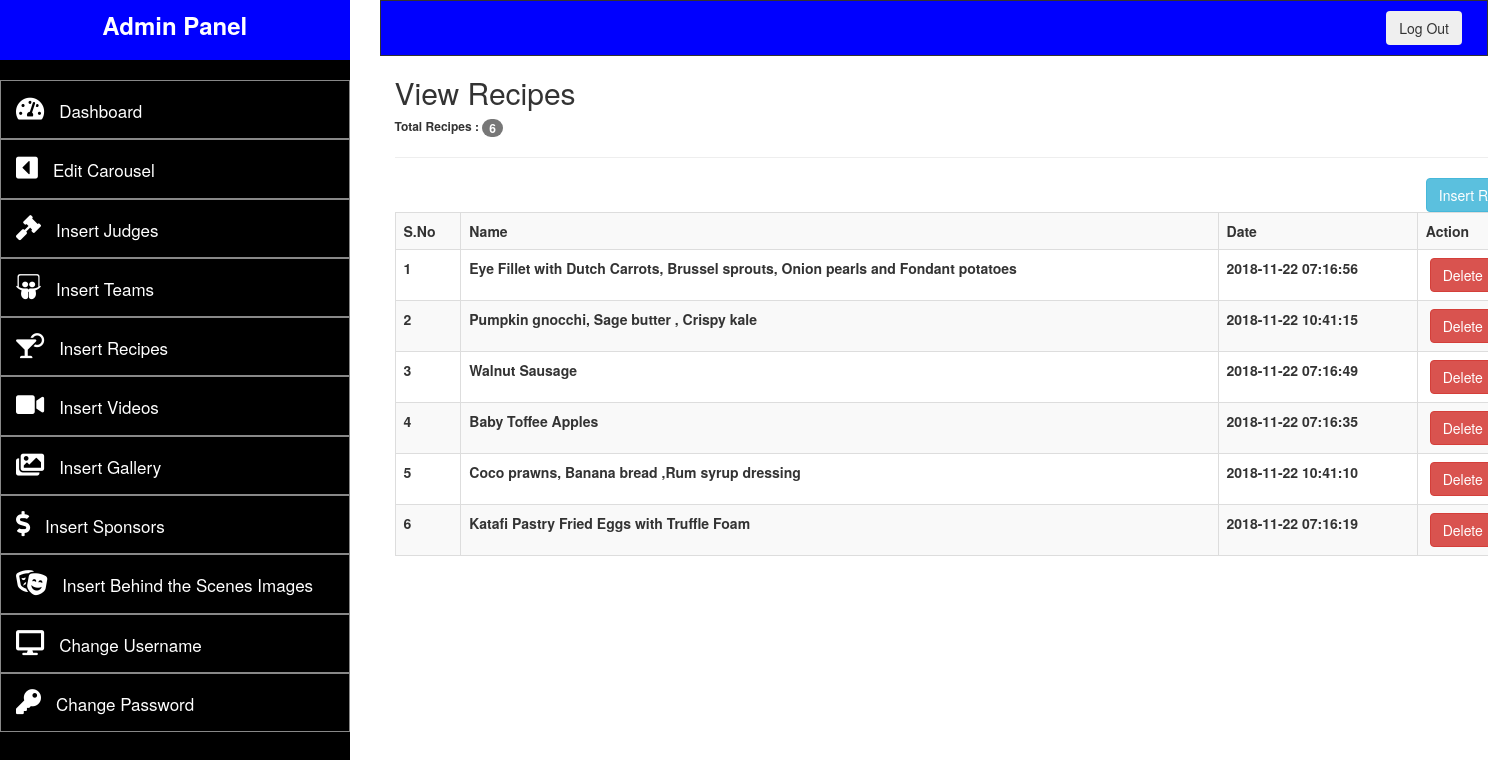
Screenshot of /admin/viewRecipes.php (signed in) with the database file from the repository.
### tables this page shows
CREATE TABLE `recipes` (
  `id` int(10) NOT NULL,
  `name` text NOT NULL,
  `img` text NOT NULL,
  `ingredients` varchar(1024) NOT NULL,
  `method` text NOT NULL,
  `date` timestamp NOT NULL DEFAULT CURRENT_TIMESTAMP ON UPDATE CURRENT_TIMESTAMP,
  `etc` text NOT NULL
);

### admin/viewRecipes.php (the view, shortened to what this page needs)
<?php
	require __DIR__.'/config/db.php';
	if(!isset($_SESSION['user'])){
		header("location:login.php");
	}else{
?>
<!DOCTYPE html>
<html>
<head>
		<link rel="stylesheet" href="https://maxcdn.bootstrapcdn.com/bootstrap/3.3.7/css/bootstrap.min.css">
		<link href="adminAssets\style.css" rel="stylesheet">
		<link 	rel="stylesheet"
				href="https://use.fontawesome.com/releases/v5.2.0/css/all.css"
>
</head>
<body>
	<div class="row">
		<?php
		include "templates/adminpanel_template.php";
		?>
			<div class="container" style="background: #FFF;">
			<?php
			$judge_query = "SELECT * FROM recipes
									ORDER BY id DESC";
			$connect_judge_query = mysqli_query($conn, $judge_query);
			$count_rows = mysqli_num_rows($connect_judge_query);
			$number_of_items = 1;
			?>
				<h2>View Recipes</h2>
				<h6 style="font-weight: bold">Total Recipes : <span class="badge"><?php echo $count_rows; ?></span></h6>
				<hr>
				<a href="insertRecipe.php" class="btn btn-info" style="float:right">Insert Recipe</a>
					<table class="table table-hover table-striped table-bordered">
						<tr>
							<th>S.No</th>
							<th>Name</th>
							<th>Date</th>
							<th>Action</th>
						</tr>
			<?php
			if($count_rows > 0){
				while($get_each_row = mysqli_fetch_array($connect_judge_query)){
					$id_of_judge = $get_each_row['id'];
					$name_of_judge = $get_each_row['name'];
					$date_judge = $get_each_row['date'];
			?>
						<tr>
							<th><?php echo $number_of_items++; ?></th>
							<th><?php echo $name_of_judge; ?></th>
							<th><?php echo $date_judge; ?></th>
							<th>&nbsp;<a href="deleteRecipe.php?id=<?php echo $id_of_judge; ?>" class="btn btn-danger">Delete</a></th>
						</tr>
			<?php
				}
			}
			?>
					</table>
				</div>
			</div>
		</div>
</body>
</html>
<?php } ?>

### rows the page displays
recipes: name "Eye Fillet with Dutch Carrots, Brussel sprouts, Onion pearls and Fondant potatoes", date "2018-11-22 07:16:56"
recipes: name "Pumpkin gnocchi, Sage butter , Crispy kale", date "2018-11-22 10:41:15"
recipes: name "Walnut Sausage", date "2018-11-22 07:16:49"
recipes: name "Baby Toffee Apples", date "2018-11-22 07:16:35"
recipes: name "Coco prawns, Banana bread ,Rum syrup dressing", date "2018-11-22 10:41:10"
recipes: name "Katafi Pastry Fried Eggs with Truffle Foam", date "2018-11-22 07:16:19"

### other values shown
$count_rows "6"
